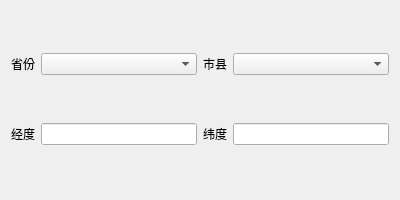
<?xml version="1.0" encoding="UTF-8"?>
<ui version="4.0">
 <class>Widget</class>
 <widget class="QWidget" name="Widget">
  <property name="geometry">
   <rect>
    <x>0</x>
    <y>0</y>
    <width>400</width>
    <height>200</height>
   </rect>
  </property>
  <property name="windowTitle">
   <string>Widget</string>
  </property>
  <layout class="QGridLayout" name="gridLayout">
   <item row="0" column="0">
    <widget class="QLabel" name="label">
     <property name="text">
      <string>省份</string>
     </property>
    </widget>
   </item>
   <item row="0" column="1">
    <widget class="QComboBox" name="comboBoxProvince">
     <property name="sizePolicy">
      <sizepolicy hsizetype="Expanding" vsizetype="Fixed">
       <horstretch>0</horstretch>
       <verstretch>0</verstretch>
      </sizepolicy>
     </property>
    </widget>
   </item>
   <item row="0" column="2">
    <widget class="QLabel" name="label_2">
     <property name="text">
      <string>市县</string>
     </property>
    </widget>
   </item>
   <item row="0" column="3">
    <widget class="QComboBox" name="comboBoxCity">
     <property name="sizePolicy">
      <sizepolicy hsizetype="Expanding" vsizetype="Fixed">
       <horstretch>0</horstretch>
       <verstretch>0</verstretch>
      </sizepolicy>
     </property>
    </widget>
   </item>
   <item row="1" column="0">
    <widget class="QLabel" name="label_3">
     <property name="text">
      <string>经度</string>
     </property>
    </widget>
   </item>
   <item row="1" column="1">
    <widget class="QLineEdit" name="lineEditLongitude"/>
   </item>
   <item row="1" column="2">
    <widget class="QLabel" name="label_4">
     <property name="text">
      <string>纬度</string>
     </property>
    </widget>
   </item>
   <item row="1" column="3">
    <widget class="QLineEdit" name="lineEditLatitude"/>
   </item>
  </layout>
 </widget>
 <layoutdefault spacing="6" margin="11"/>
 <resources/>
 <connections/>
</ui>
